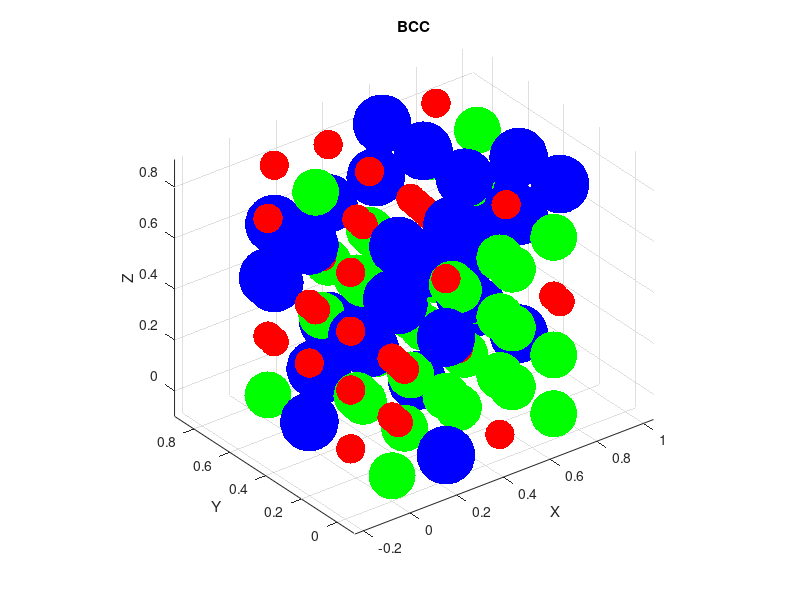

This chart was generated by the following MATLAB code:
% Parámetros
radio_tipo1 = 0.05;
radio_tipo2 = 0.08;
radio_tipo3 = 0.1;

% Obtener el radio máximo
radio_maximo = max([radio_tipo1, radio_tipo2, radio_tipo3]);

% Distancia entre dos átomos consecutivos en las esquinas
distancia_entre_esquinas = 4 / sqrt(3) * radio_maximo;

% Distancia entre el centro y las esquinas de la celda
distancia_centro_esquinas = 2 * radio_maximo;

% Crear una figura
figure;
hold on;
axis equal;

% Bucle para colocar átomos en cada posición entera de la red
for x = 0:distancia_entre_esquinas:3*distancia_entre_esquinas
    for y = 0:distancia_entre_esquinas:3*distancia_entre_esquinas
        for z = 0:distancia_entre_esquinas:3*distancia_entre_esquinas
            % Posición de los átomos
            pos = [x, y, z];
            
            % Generar un número aleatorio para determinar el tipo de átomo
            tipo_aleatorio = rand();
            
            % Determinar el tipo de átomo según las proporciones especificadas
            if tipo_aleatorio < 0.4
                % Tipo 1
                color = 'r';
                radio = radio_tipo1;
            elseif tipo_aleatorio < 0.7
                % Tipo 2
                color = 'g';
                radio = radio_tipo2;
            else
                % Tipo 3
                color = 'b';
                radio = radio_tipo3;
            end
            
            % Representar átomo como una esfera con el color y radio correspondiente
            [x_sphere, y_sphere, z_sphere] = sphere;
            x_sphere = x_sphere * radio + pos(1);
            y_sphere = y_sphere * radio + pos(2);
            z_sphere = z_sphere * radio + pos(3);
            
            surf(x_sphere, y_sphere, z_sphere, 'FaceColor', color, 'EdgeColor', 'none');
        end
    end
end

% Bucle para colocar átomos en el centro de cada cubo
for x = 0:distancia_entre_esquinas:3*distancia_entre_esquinas
    for y = 0:distancia_entre_esquinas:3*distancia_entre_esquinas
        for z = 0:distancia_entre_esquinas:3*distancia_entre_esquinas
            % Posición del átomo en el centro del cubo
            pos_centro_cubo = [x, y, z] + distancia_entre_esquinas * (1/2) * [1, 1, 1];
            
            % Generar un número aleatorio para determinar el tipo de átomo en el centro
            tipo_aleatorio_centro = rand();
            
            % Determinar el tipo de átomo en el centro según las proporciones especificadas
            if tipo_aleatorio_centro < 0.4
                % Tipo 1
                color_centro_cubo = 'r';
                radio_centro_cubo = radio_tipo1;
            elseif tipo_aleatorio_centro < 0.7
                % Tipo 2
                color_centro_cubo = 'g';
                radio_centro_cubo = radio_tipo2;
            else
                % Tipo 3
                color_centro_cubo = 'b';
                radio_centro_cubo = radio_tipo3;
            end
            
            % Representar átomo en el centro como una esfera con el color y radio correspondiente
            [x_sphere, y_sphere, z_sphere] = sphere;
            x_sphere = x_sphere * radio_centro_cubo + pos_centro_cubo(1);
            y_sphere = y_sphere * radio_centro_cubo + pos_centro_cubo(2);
            z_sphere = z_sphere * radio_centro_cubo + pos_centro_cubo(3);
            
            surf(x_sphere, y_sphere, z_sphere, 'FaceColor', color_centro_cubo, 'EdgeColor', 'none');
        end
    end
end

% Configuración de la figura
title('BCC');
xlabel('X');
ylabel('Y');
zlabel('Z');
view(3);
grid on;
